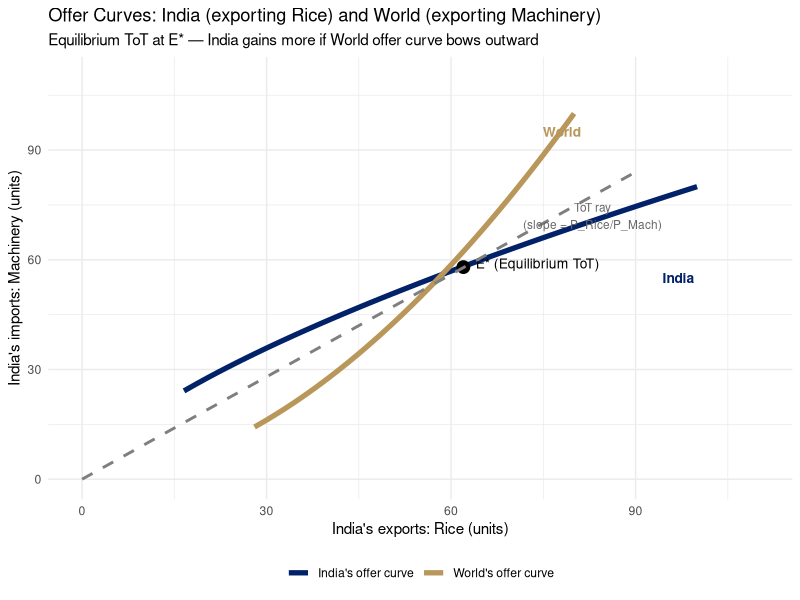
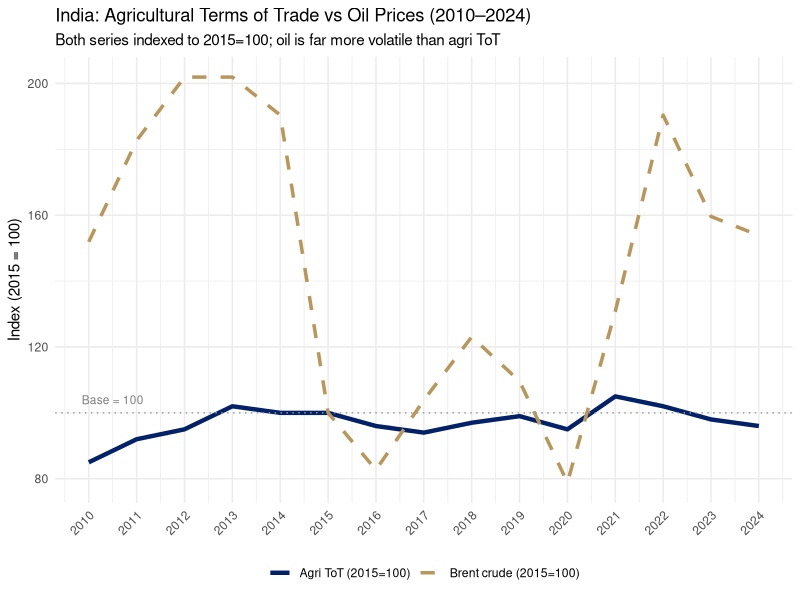
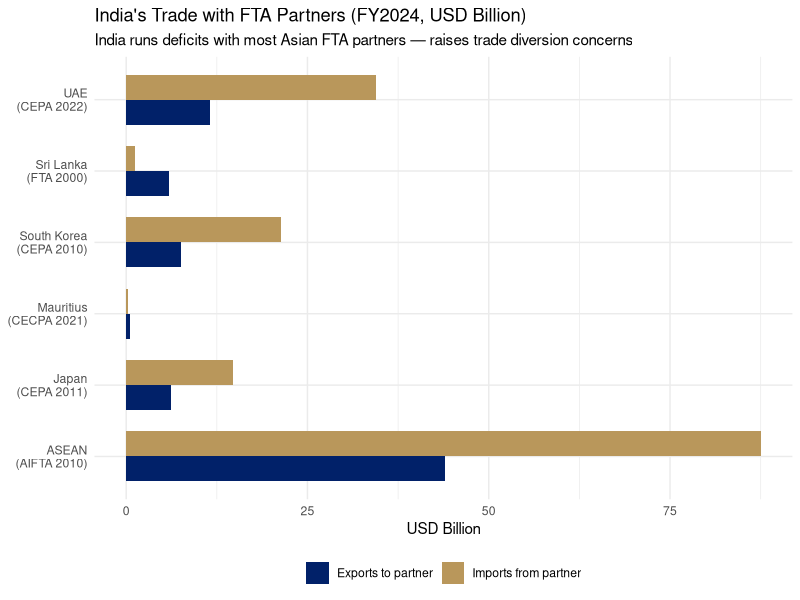
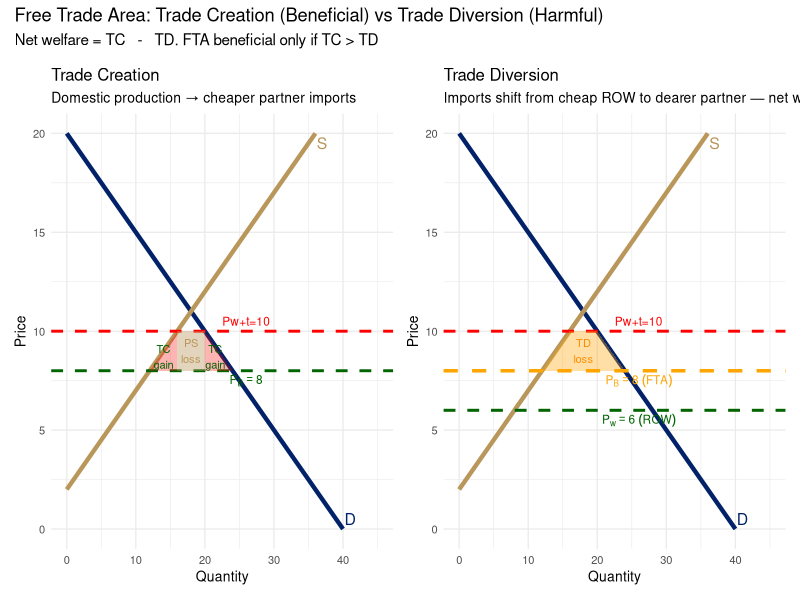

Write the R code that produced these figures, in order.
## ---- chunk 1
#| label: setup
#| include: false
library(ggplot2)
library(dplyr)
library(tidyr)
library(scales)
library(patchwork)
options(scipen = 999)
theme_set(theme_minimal(base_size = 11))
knitr::opts_chunk$set(echo = knitr::is_html_output())
## ---- chunk 2
#| label: fig-offer-curves
#| fig-cap: "Offer Curves: Equilibrium Terms of Trade Between India (Rice) and World (Machinery)\nSource: Author's illustration."
#| fig-width: 7
#| fig-height: 4

t <- seq(0.05, 1, by = 0.01)

india_rice <- 100 * t^0.6
india_mach <-  80 * t^0.4

world_rice <-  80 * t^0.35
world_mach <- 100 * t^0.65

ggplot() +
  geom_path(data = data.frame(x = india_rice, y = india_mach),
            aes(x = x, y = y, colour = "India's offer curve"), linewidth = 1.8) +
  geom_path(data = data.frame(x = world_rice, y = world_mach),
            aes(x = x, y = y, colour = "World's offer curve"), linewidth = 1.8) +
  geom_point(aes(x = 62, y = 58), size = 4, colour = "black") +
  annotate("text", x = 64, y = 59, label = "E* (Equilibrium ToT)",
           size = 3.5, hjust = 0) +
  geom_segment(aes(x = 0, y = 0, xend = 90, yend = 84),
               linetype = "dashed", colour = "grey50", linewidth = 1) +
  annotate("text", x = 83, y = 72,
           label = "ToT ray\n(slope = P_Rice/P_Mach)", size = 3, colour = "grey40") +
  annotate("text", x = 97, y = 55, label = "India",
           size = 3.5, colour = "#012169", fontface = "bold") +
  annotate("text", x = 78, y = 95, label = "World",
           size = 3.5, colour = "#B9975B", fontface = "bold") +
  scale_colour_manual(
    values = c("India's offer curve" = "#012169",
               "World's offer curve" = "#B9975B")) +
  labs(title    = "Offer Curves: India (exporting Rice) and World (exporting Machinery)",
       subtitle = "Equilibrium ToT at E* — India gains more if World offer curve bows outward",
       x = "India's exports: Rice (units)",
       y = "India's imports: Machinery (units)",
       colour = NULL) +
  scale_x_continuous(limits = c(0, 110)) +
  scale_y_continuous(limits = c(0, 110)) +
  theme(legend.position = "bottom")
## ---- chunk 3
#| label: tbl-tot-calc
#| tbl-cap: "India: Agricultural ToT — Worked Calculations for Selected Years (oil as import-price proxy)"

data.frame(
  year      = 2010:2024,
  tot_agri  = c(85, 92, 95, 102, 100, 100, 96, 94, 97, 99, 95, 105, 102, 98, 96),
  oil_price = c(79, 95, 105, 105,  99,  52, 43, 54, 64, 57, 41,  68,  99, 83, 80)
) |>
  dplyr::mutate(
    Pm  = round(oil_price / oil_price[year == 2015] * 100),
    Px  = round(tot_agri  * Pm / 100),
    ToT = round(Px / Pm * 100),
    Verdict = dplyr::case_when(
      ToT > 100 ~ "Improved",
      ToT < 100 ~ "Worsened",
      TRUE      ~ "Base year"
    )
  ) |>
  dplyr::filter(year %in% c(2010, 2014, 2015, 2016, 2020, 2022, 2024)) |>
  dplyr::select(
    Year           = year,
    "Px (Agri Export)" = Px,
    "Pm (Oil Import)"  = Pm,
    "ToT = (Px/Pm)*100" = ToT,
    Verdict
  ) |>
  knitr::kable(align = "ccccc")
## ---- chunk 4
#| label: fig-india-tot
#| fig-cap: "India's Commodity Terms of Trade (Agricultural Exports vs All Imports), 2010–2024\nSource: RBI Annual Report; DGCI&S."
#| fig-width: 8
#| fig-height: 4.5

india_tot <- data.frame(
  year      = 2010:2024,
  tot_agri  = c(85, 92, 95, 102, 100, 100, 96, 94, 97, 99, 95, 105, 102, 98, 96),
  oil_price = c(79, 95, 105, 105,  99,  52, 43, 54, 64, 57, 41,  68,  99, 83, 80)
) |>
  # Normalise oil price to 2015=100 so both series share the same index scale
  dplyr::mutate(oil_idx = oil_price / oil_price[year == 2015] * 100)

ggplot(india_tot, aes(x = year)) +
  geom_line(aes(y = tot_agri, colour = "Agri ToT (2015=100)"),
            linewidth = 1.5) +
  geom_line(aes(y = oil_idx, colour = "Brent crude (2015=100)"),
            linewidth = 1.2, linetype = "dashed") +
  geom_hline(yintercept = 100, linetype = "dotted", colour = "grey60") +
  annotate("text", x = 2010.5, y = 104, label = "Base = 100", size = 3, colour = "grey50") +
  scale_colour_manual(
    values = c("Agri ToT (2015=100)"    = "#012169",
               "Brent crude (2015=100)" = "#B9975B")) +
  scale_x_continuous(breaks = 2010:2024) +
  labs(title    = "India: Agricultural Terms of Trade vs Oil Prices (2010–2024)",
       subtitle = "Both series indexed to 2015=100; oil is far more volatile than agri ToT",
       x = NULL, y = "Index (2015 = 100)", colour = NULL) +
  theme(legend.position = "bottom",
        axis.text.x = element_text(angle = 45, hjust = 1))
## ---- chunk 5
#| label: fig-india-fta
#| fig-cap: "India's Trade Balance with Key FTA Partners (USD billion, FY2024)\nSource: DGCI&S / Ministry of Commerce and Industry, GoI."
#| fig-width: 8
#| fig-height: 4.5

fta_data <- data.frame(
  partner = c("ASEAN\n(AIFTA 2010)", "South Korea\n(CEPA 2010)", "Japan\n(CEPA 2011)",
              "UAE\n(CEPA 2022)", "Sri Lanka\n(FTA 2000)", "Mauritius\n(CECPA 2021)"),
  exports  = c(44.0,  7.5,  6.2, 11.5, 5.9, 0.5),
  imports  = c(87.5, 21.3, 14.8, 34.5, 1.2, 0.2)
)

fta_long <- tidyr::pivot_longer(fta_data,
                                cols      = c(exports, imports),
                                names_to  = "type",
                                values_to = "value")

ggplot(fta_long, aes(x = partner, y = value, fill = type)) +
  geom_col(position = "dodge", width = 0.7) +
  scale_fill_manual(
    values = c("exports" = "#012169", "imports" = "#B9975B"),
    labels = c("exports" = "Exports to partner", "imports" = "Imports from partner")) +
  coord_flip() +
  labs(title    = "India's Trade with FTA Partners (FY2024, USD Billion)",
       subtitle = "India runs deficits with most Asian FTA partners — raises trade diversion concerns",
       x = NULL, y = "USD Billion", fill = NULL) +
  theme(legend.position = "bottom")
## ---- chunk 6
#| label: fig-trade-creation
#| fig-cap: "FTA: Trade Creation (gain, left) vs Trade Diversion (loss, right)\nSource: Author's illustration."
#| fig-width: 9
#| fig-height: 5

# Setup: Country A imports good X.
# Partner B price PB = 8; Rest-of-World price Pw = 6; MFN tariff t = 4.
# Domestic supply Qs = 2P - 4; Domestic demand Qd = 40 - 2P.
# Pre-FTA (Pw+t=10): Qs=16, Qd=20, M=4.
# Post-FTA with B (PB=8): Qs=12, Qd=24, M=12.

p1 <- ggplot() +
  geom_segment(aes(x = 0, y = 20, xend = 40, yend =  0),
               colour = "#012169", linewidth = 1.5) +
  geom_segment(aes(x = 0, y =  2, xend = 36, yend = 20),
               colour = "#B9975B", linewidth = 1.5) +
  geom_hline(yintercept = 10, colour = "red",       linetype = "dashed", linewidth = 1) +
  geom_hline(yintercept =  8, colour = "darkgreen", linetype = "dashed", linewidth = 1) +
  annotate("polygon", x = c(16, 20, 20, 16), y = c(8, 8, 10, 10),
           fill = "#B9975B", alpha = 0.4) +
  annotate("polygon", x = c(20, 24, 20),     y = c(8, 8, 10),
           fill = "red",    alpha = 0.3) +
  annotate("polygon", x = c(16, 12, 16),     y = c(10, 8, 8),
           fill = "red",    alpha = 0.3) +
  annotate("text", x = 18,   y = 9.0,  label = "PS\nloss",  size = 2.8, colour = "#B9975B") +
  annotate("text", x = 21.5, y = 8.7,  label = "TC\ngain",  size = 2.8, colour = "darkgreen") +
  annotate("text", x = 14,   y = 8.7,  label = "TC\ngain",  size = 2.8, colour = "darkgreen") +
  annotate("text", x = 41,   y = 0.5,  label = "D",         size = 4,   colour = "#012169") +
  annotate("text", x = 37,   y = 19.5, label = "S",         size = 4,   colour = "#B9975B") +
  annotate("text", x = 26,   y = 10.5, label = "Pw+t=10",   size = 3,   colour = "red") +
  annotate("text", x = 26,   y =  7.5, label = "P[B]==8",   size = 3,   colour = "darkgreen", parse = TRUE) +
  labs(title    = "Trade Creation",
       subtitle = "Domestic production → cheaper partner imports",
       x = "Quantity", y = "Price") +
  scale_x_continuous(limits = c(0, 45)) +
  theme_minimal(base_size = 10)

p2 <- ggplot() +
  geom_segment(aes(x = 0, y = 20, xend = 40, yend =  0),
               colour = "#012169", linewidth = 1.5) +
  geom_segment(aes(x = 0, y =  2, xend = 36, yend = 20),
               colour = "#B9975B", linewidth = 1.5) +
  geom_hline(yintercept = 10, colour = "red",       linetype = "dashed", linewidth = 1) +
  geom_hline(yintercept =  8, colour = "orange",    linetype = "dashed", linewidth = 1.2) +
  geom_hline(yintercept =  6, colour = "darkgreen", linetype = "dashed", linewidth = 1) +
  annotate("polygon",
           x = c(12, 16, 20, 24, 12),
           y = c( 8, 10, 10,  8,  8),
           fill = "orange", alpha = 0.35) +
  annotate("text", x = 18,   y =  9.0, label = "TD\nloss",      size = 2.8, colour = "darkorange") +
  annotate("text", x = 26,   y = 10.5, label = "Pw+t=10",       size = 3,   colour = "red") +
  annotate("text", x = 26,   y =  7.5, label = "P[B]==8~(FTA)", size = 3,   colour = "orange",    parse = TRUE) +
  annotate("text", x = 26,   y =  5.5, label = "P[w]==6~(ROW)", size = 3,   colour = "darkgreen", parse = TRUE) +
  annotate("text", x = 41,   y =  0.5, label = "D",             size = 4,   colour = "#012169") +
  annotate("text", x = 37,   y = 19.5, label = "S",             size = 4,   colour = "#B9975B") +
  labs(title    = "Trade Diversion",
       subtitle = "Imports shift from cheap ROW to dearer partner — net welfare loss",
       x = "Quantity", y = "Price") +
  scale_x_continuous(limits = c(0, 45)) +
  theme_minimal(base_size = 10)

p1 + p2 +
  plot_annotation(
    title    = "Free Trade Area: Trade Creation (Beneficial) vs Trade Diversion (Harmful)",
    subtitle = expression(paste("Net welfare = TC ", phantom(x), "-", phantom(x), " TD. FTA beneficial only if TC > TD"))
  )
